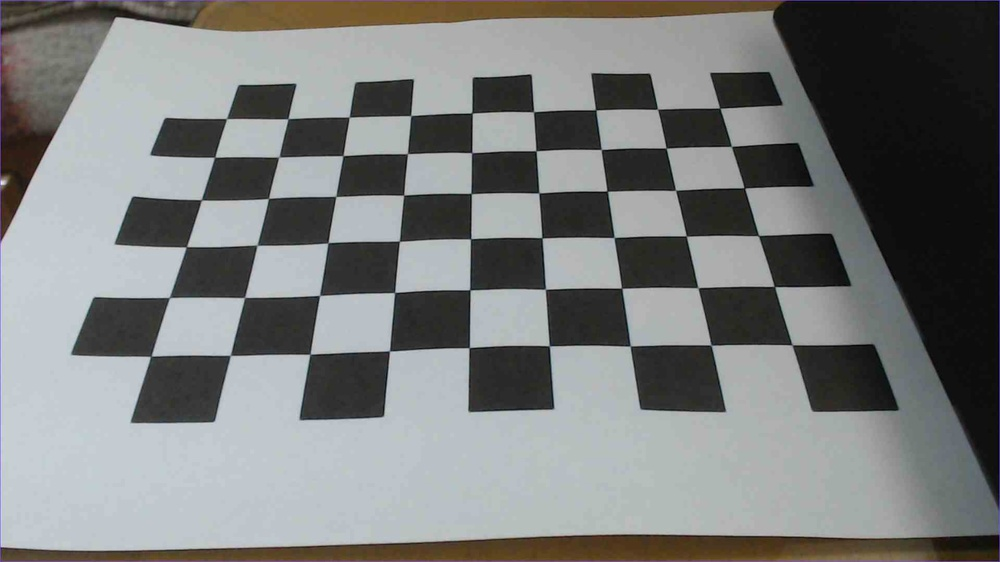
#> input picture im_2/photo1.jpg, 1000 x 562 px, shrunk from 1920 x 1080 before the run; its folder holds only this picture in this run
$ python cam_cali2.py
#> lines starting #> are read from the running program, lines starting #| are printed output that depends on the picture; after the words box and inside, x2 and y2 are one past the last pixel; in counts of white or black regions, pixels touching at a corner belong together; long printed decimals are rounded
import numpy as np
import cv2
import glob

criteria = (cv2.TERM_CRITERIA_EPS + cv2.TERM_CRITERIA_MAX_ITER, 30, 0.001)
#Prepare object points { (0,0,0), (1,0,0), (2,0,0) ....,(6,5,0) }
objp = np.zeros((6*9,3), np.float32)
objp[:,:2] = np.mgrid[0:9,0:6].T.reshape(-1,2)

# Arrays to store object points and image points from all the images.
objpoints = [] # 3d point in real world space
imgpoints = [] # 2d points in image plane.

images = glob.glob('im_2/*.jpg') #Read the images
for fname in images:
    img = cv2.imread(fname)
#> img is the input picture: shape (562, 1000, 3); mean B, G, R 123.3, 123.9, 122
    gray = cv2.cvtColor(img, cv2.COLOR_BGR2GRAY)
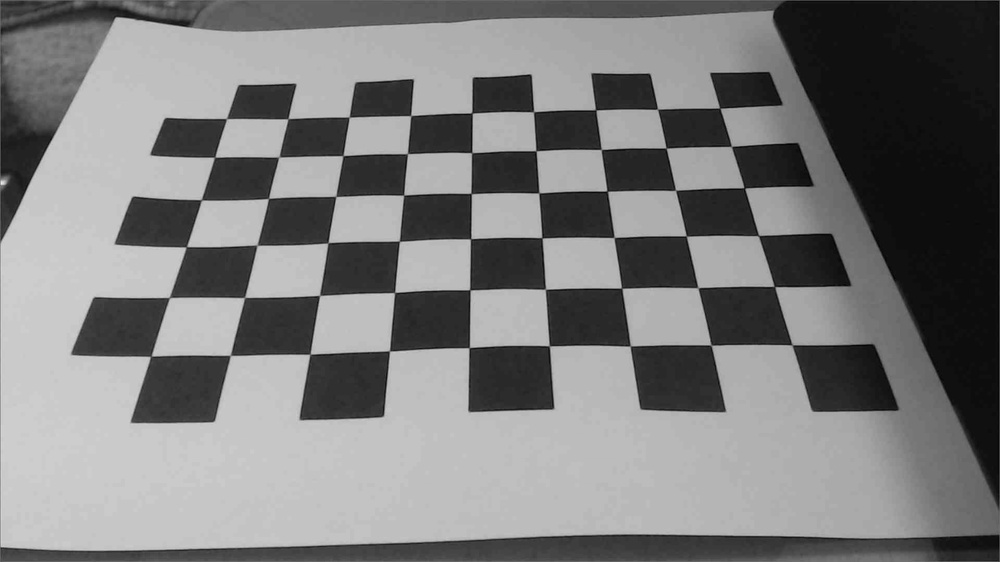
#> gray: shape (562, 1000); min 1, max 238, mean 123.4

    # Find the chess board corners
    ret, corners = cv2.findChessboardCorners(gray, (9,6), None)
#> ret = True; corners = 54 rows, first 8: [792.2, 344.9], [710.6, 345.2], [630, 346], [549.3, 345.6], [468.8, 348.2], [389.5, 351], [310.6, 353.7], [230, 355.5]

    # If found, add object points, image points (after refining them)
    if ret == True:
        objpoints.append(objp)

        corners2=cv2.cornerSubPix(gray, corners, (11,11), (-1,-1), criteria) #refine the corner locations
#> corners2 = 54 rows, first 8: [792, 344.9], [711.1, 345.1], [630.2, 346.1], [549.3, 345.8], [469.2, 347.6], [389.5, 351], [309.9, 354.3], [230.4, 355.4]
        imgpoints.append(corners2)

        # Draw and display the corners

        cv2.drawChessboardCorners(img, (9,6), corners2, ret)
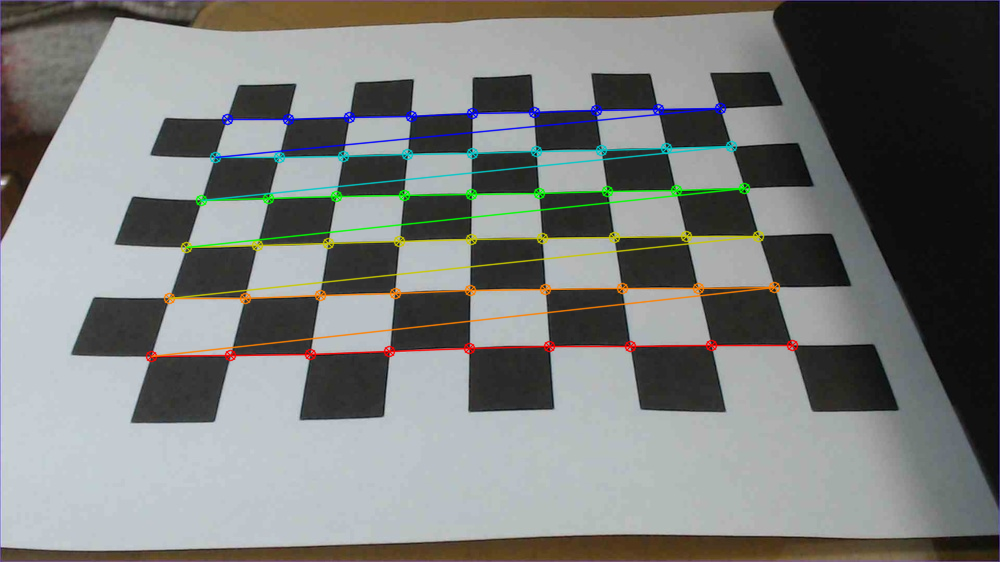
#> img: shape (562, 1000, 3); 4.02% of pixels changed, all inside (x1, y1, x2, y2) = (145, 102, 799, 363)
        cv2.imshow('img', img)
        cv2.waitKey(500)

cv2.destroyAllWindows()

#calibration
ret, mtx, dist, rvecs, tvecs = cv2.calibrateCamera(objpoints, imgpoints, gray.shape[::-1],None,None)
#> ret = 0.728; mtx = [[876.1, 0, 495.4], [0, 779.8, 240.4], [0, 0, 1]]; dist = [[0.282, -2.64, 0.0126, 0.00333, 7.9]]; rvecs = ([0.0272, 1.06, 2.94],); tvecs = ([3.67, 1.43, 11.02],)

#save parameters needed in undistortion
np.savez("parameters2.npz",mtx=mtx,dist=dist,rvecs=rvecs,tvecs=tvecs)
np.savez("points2.npz",objpoints=objpoints,imgpoints=imgpoints)

print('intrinsic matrix=\n', mtx)
#| intrinsic matrix=
#|  [[876.149   0.         495.384]
#|  [  0.         779.826 240.398]
#|  [  0.           0.           1.        ]]
print('distortion coefficients=\n', dist)
#| distortion coefficients=
#|  [[ 2.81814638e-01 -2.64331245e+00  1.26275916e-02  3.33369711e-03
#|    7.89583819e+00]]
print('rotation vector for each image=', *rvecs, sep = "\n")
#| rotation vector for each image=
#| [[0.0272]
#|  [1.064 ]
#|  [2.937]]
print('translation vector for each image=', *tvecs, sep= "\n")
#| translation vector for each image=
#| [[ 3.674]
#|  [ 1.433]
#|  [11.025]]

$ run again, on im_2/photo4.jpg
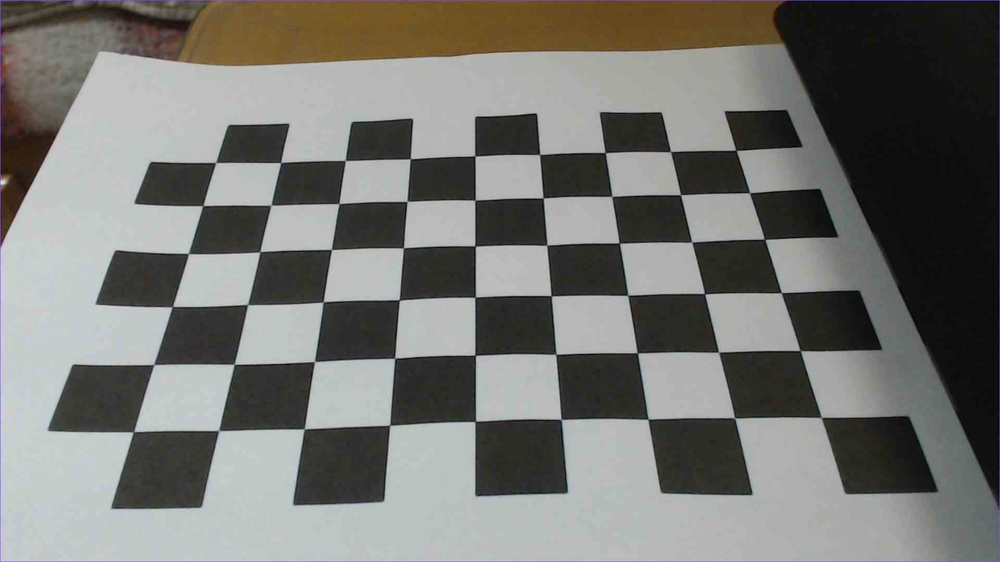
#> input picture im_2/photo4.jpg, 1000 x 562 px, shrunk from 1920 x 1080 before the run
#> img is the input picture: shape (562, 1000, 3); mean B, G, R 113.9, 117.9, 117.7
#> `gray = cv2.cvtColor(img, cv2.COLOR_BGR2GRAY)`:
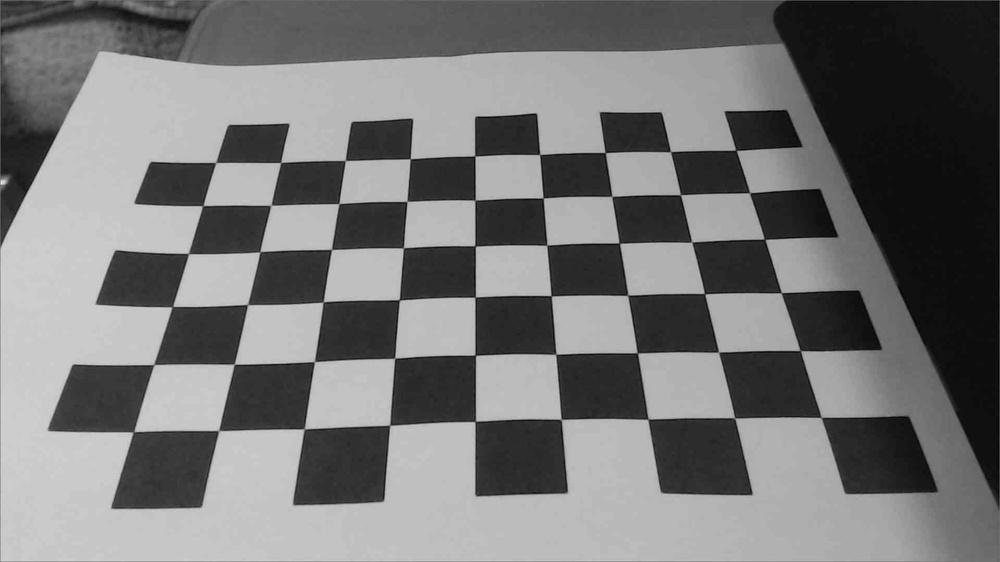
#> gray: shape (562, 1000); min 1, max 235, mean 117.4
#> `ret, corners = cv2.findChessboardCorners(gray, (9,6), None)`: ret = True; corners = 54 rows, first 8: [821.5, 417.6], [734.6, 418], [647.8, 419.4], [560.5, 419.6], [475.1, 421.4], [390, 425.2], [304.5, 428.9], [218.5, 430.5]
#> corners2 = 54 rows, first 8: [821.2, 417.4], [734.6, 418], [647.9, 419.2], [561.2, 419.4], [475.3, 421.4], [389.7, 425.3], [304.2, 428.9], [218.7, 430.6]
#> `cv2.drawChessboardCorners(img, (9,6), corners2, ret)`:
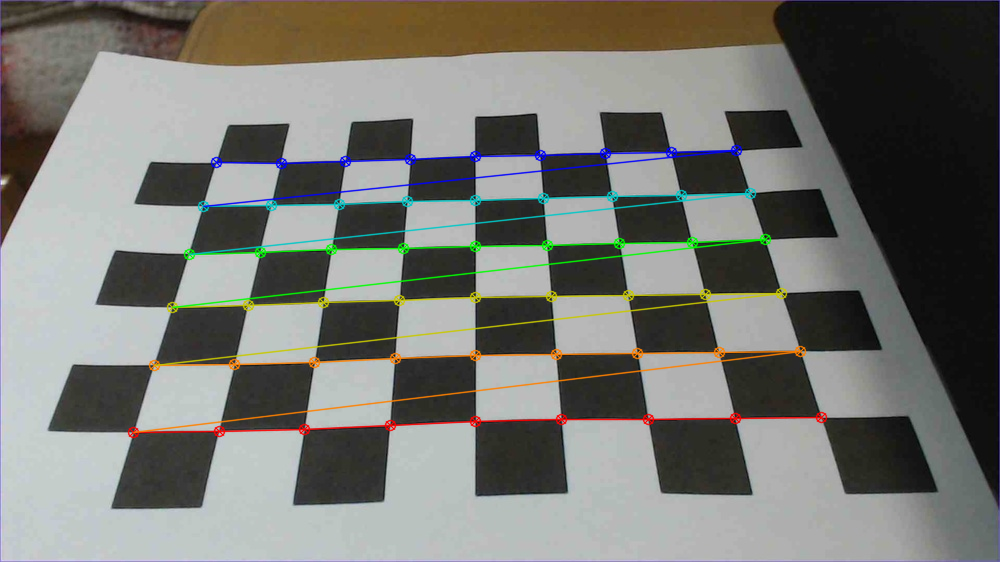
#> img: shape (562, 1000, 3); 4.24% of pixels changed, all inside (x1, y1, x2, y2) = (127, 144, 828, 439)
#> `ret, mtx, dist, rvecs, tvecs = cv2.calibrateCamera(objpoints, imgpoint..`: ret = 0.749; mtx = [[730.4, 0, 502.7], [0, 627.5, 298.1], [0, 0, 1]]; dist = [[0.157, -0.807, 0.0102, 0.00421, 1.31]]; rvecs = ([0.0129, 0.866, 2.99],); tvecs = ([3.68, 1.58, 8.6],)
#| intrinsic matrix=
#|  [[730.438   0.         502.736]
#|  [  0.         627.544 298.138]
#|  [  0.           0.           1.        ]]
#| distortion coefficients=
#|  [[ 0.1568 -0.8075   0.01019  0.004207  1.310 ]]
#| rotation vector for each image=
#| [[0.01289]
#|  [0.866]
#|  [2.993]]
#| translation vector for each image=
#| [[3.680]
#|  [1.581]
#|  [8.596]]

$ run again, on im_2/photo5.jpg
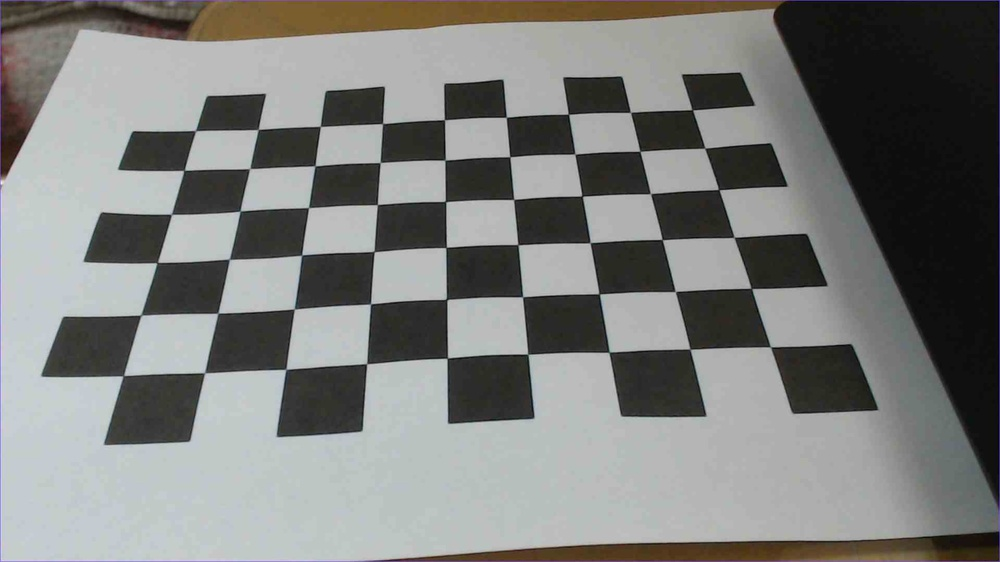
#> input picture im_2/photo5.jpg, 1000 x 562 px, shrunk from 1920 x 1080 before the run
#> img is the input picture: shape (562, 1000, 3); mean B, G, R 123.5, 125.8, 124.8
#> `gray = cv2.cvtColor(img, cv2.COLOR_BGR2GRAY)`:
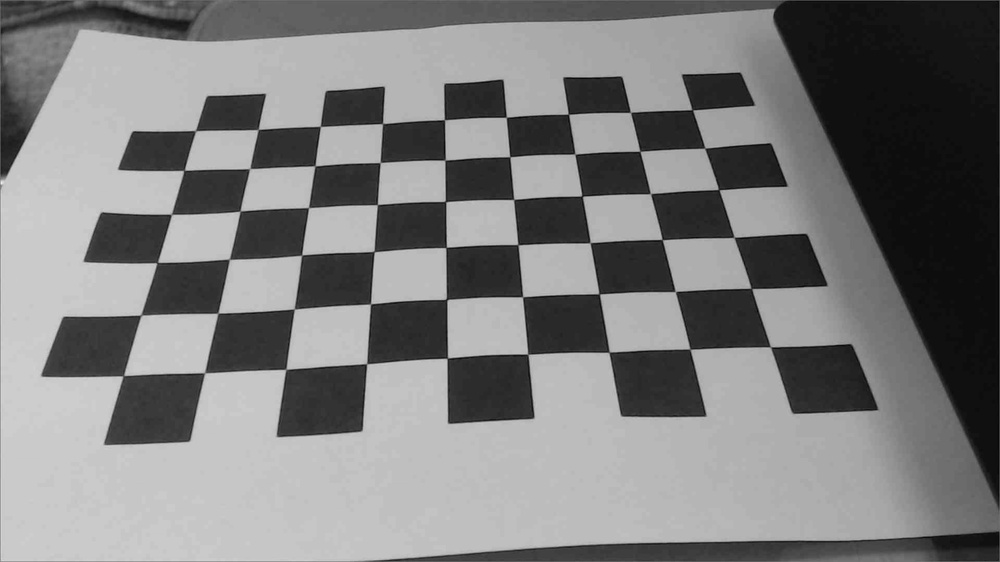
#> gray: shape (562, 1000); min 5, max 238, mean 125.2
#> `ret, corners = cv2.findChessboardCorners(gray, (9,6), None)`: ret = True; corners = 54 rows, first 8: [770.2, 346.8], [689.7, 349.2], [608.8, 352.3], [527.4, 354.2], [446.8, 358.6], [366.7, 364.2], [284.5, 370], [205.4, 373.4]
#> corners2 = 54 rows, first 8: [770.5, 346.9], [690, 349.2], [609, 352.3], [527.9, 354.2], [447.3, 358.1], [366.7, 363.7], [285.9, 369.4], [204.6, 372.8]
#> `cv2.drawChessboardCorners(img, (9,6), corners2, ret)`:
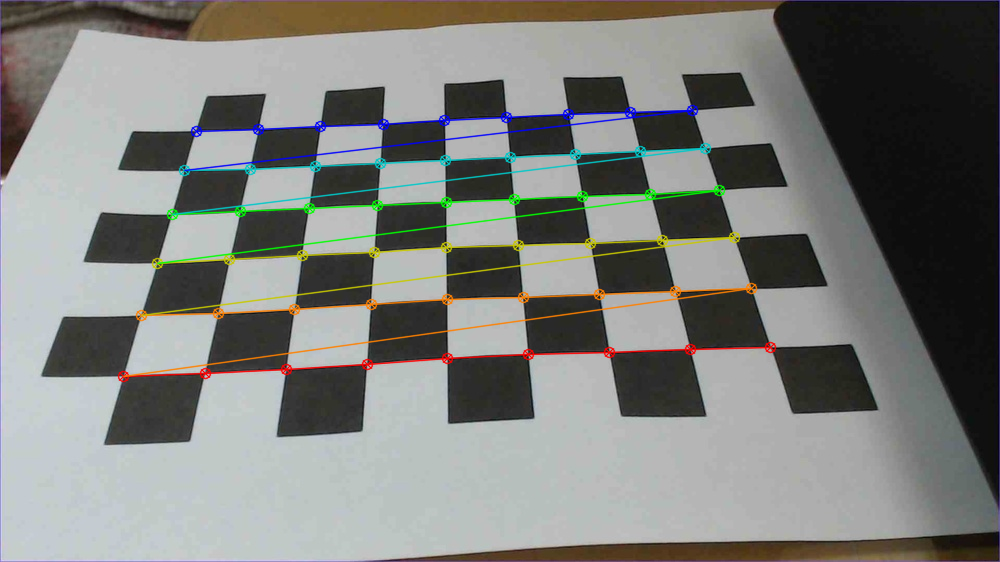
#> img: shape (562, 1000, 3); 4.05% of pixels changed, all inside (x1, y1, x2, y2) = (117, 104, 777, 383)
#> `ret, mtx, dist, rvecs, tvecs = cv2.calibrateCamera(objpoints, imgpoint..`: ret = 0.752; mtx = [[906, 0, 493.5], [0, 828.7, 243.9], [0, 0, 1]]; dist = [[0.223, -1.77, 0.0131, 0.00365, 4.52]]; rvecs = ([0.00788, 1.09, 2.89],); tvecs = ([3.43, 1.37, 11.37],)
#| intrinsic matrix=
#|  [[906.017   0.         493.511]
#|  [  0.         828.663 243.877]
#|  [  0.           0.           1.        ]]
#| distortion coefficients=
#|  [[ 2.22646627e-01 -1.77459150e+00  1.31326967e-02  3.64839168e-03
#|    4.52329290e+00]]
#| rotation vector for each image=
#| [[0.007878]
#|  [1.095]
#|  [2.892]]
#| translation vector for each image=
#| [[ 3.425]
#|  [ 1.373]
#|  [11.372]]

$ run again, on im_2/photo6.jpg
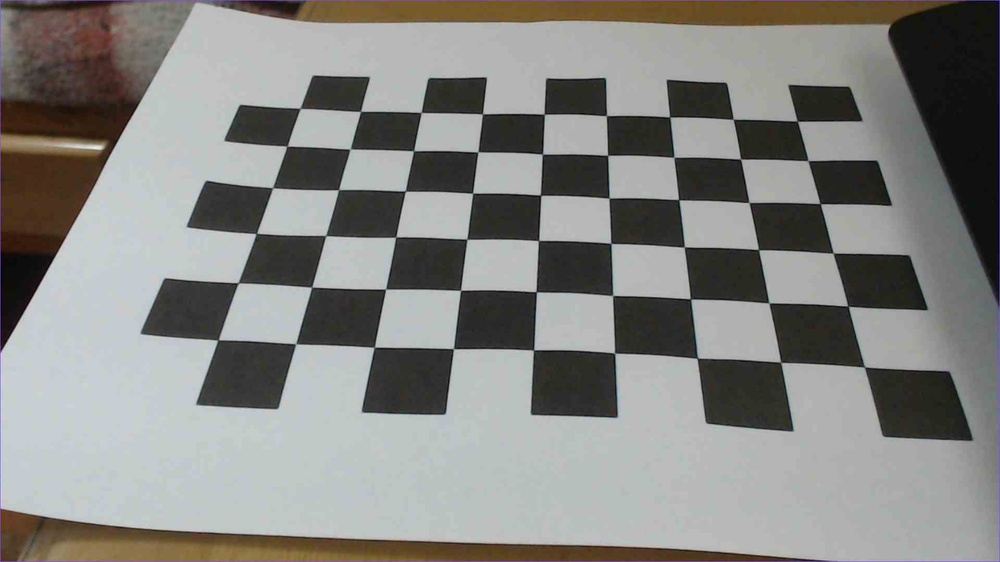
#> input picture im_2/photo6.jpg, 1000 x 562 px, shrunk from 1920 x 1080 before the run
#> img is the input picture: shape (562, 1000, 3); mean B, G, R 129.8, 133, 133.2
#> `gray = cv2.cvtColor(img, cv2.COLOR_BGR2GRAY)`:
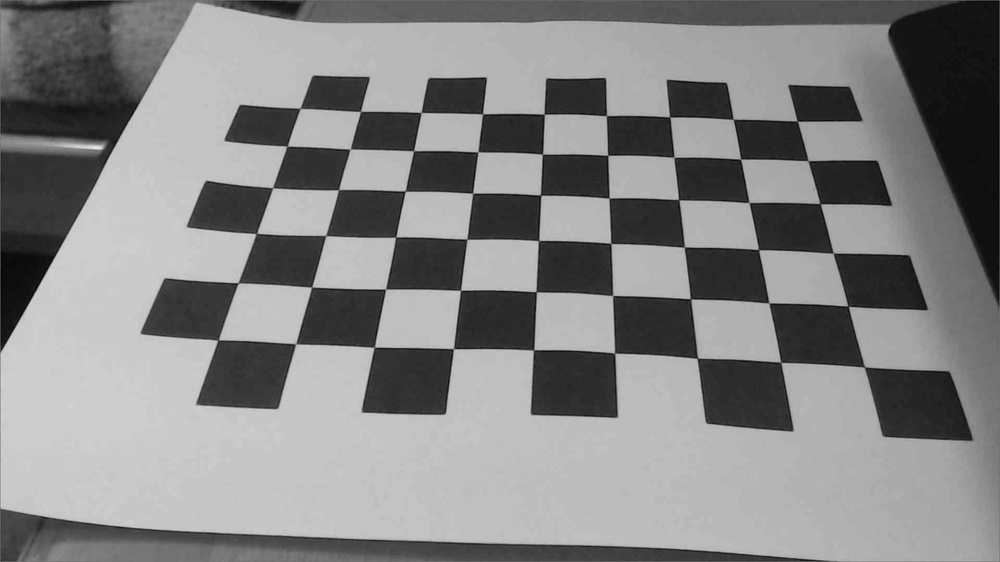
#> gray: shape (562, 1000); min 2, max 235, mean 132.7
#> `ret, corners = cv2.findChessboardCorners(gray, (9,6), None)`: ret = True; corners = 54 rows, first 8: [864.8, 367.3], [780.7, 362.5], [696.9, 358.1], [614.2, 353.2], [533.5, 349.9], [453.7, 349.2], [375.1, 346.7], [296.5, 344.5]
#> corners2 = 54 rows, first 8: [864.4, 367], [780.7, 362.3], [697.2, 358.3], [614.6, 353.1], [533.6, 349.9], [453.5, 348.7], [374.2, 347.2], [295.7, 343.8]
#> `cv2.drawChessboardCorners(img, (9,6), corners2, ret)`:
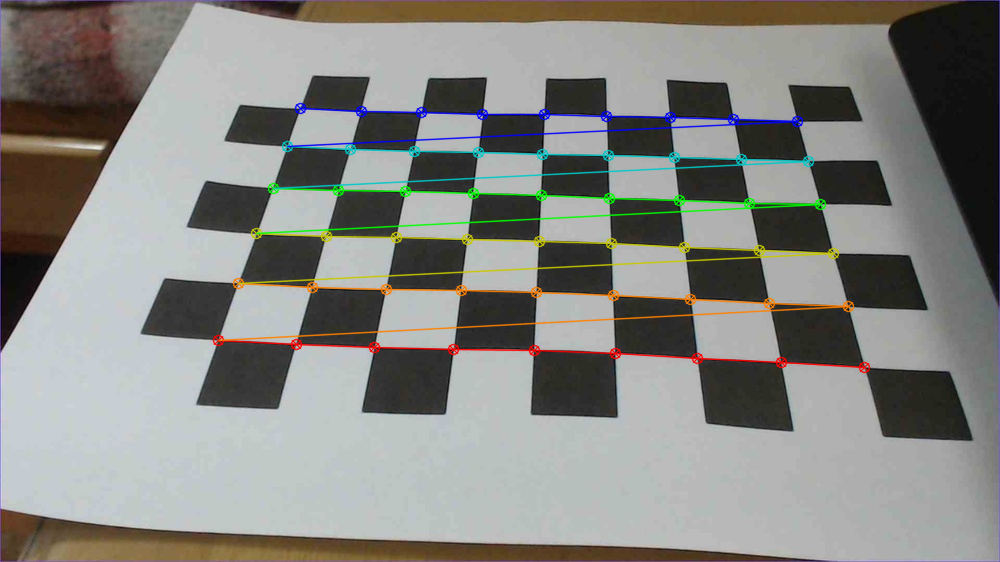
#> img: shape (562, 1000, 3); 4.05% of pixels changed, all inside (x1, y1, x2, y2) = (212, 102, 871, 374)
#> `ret, mtx, dist, rvecs, tvecs = cv2.calibrateCamera(objpoints, imgpoint..`: ret = 0.759; mtx = [[1049.8, 0, 512.4], [0, 1120, 235.7], [0, 0, 1]]; dist = [[0.393, -5.29, 0.0147, 0.0127, 22.17]]; rvecs = ([-0.0367, -1.32, -2.8],); tvecs = ([4.26, 1.46, 13.01],)
#| intrinsic matrix=
#|  [[1.04982420e+03 0.00000000e+00 5.12420660e+02]
#|  [0.00000000e+00 1.12004339e+03 2.35746116e+02]
#|  [0.00000000e+00 0.00000000e+00 1.00000000e+00]]
#| distortion coefficients=
#|  [[ 3.92509955e-01 -5.29491138e+00  1.47107895e-02  1.26952546e-02
#|    2.21683340e+01]]
#| rotation vector for each image=
#| [[-0.03674]
#|  [-1.322]
#|  [-2.801 ]]
#| translation vector for each image=
#| [[ 4.257]
#|  [ 1.463]
#|  [13.008]]
